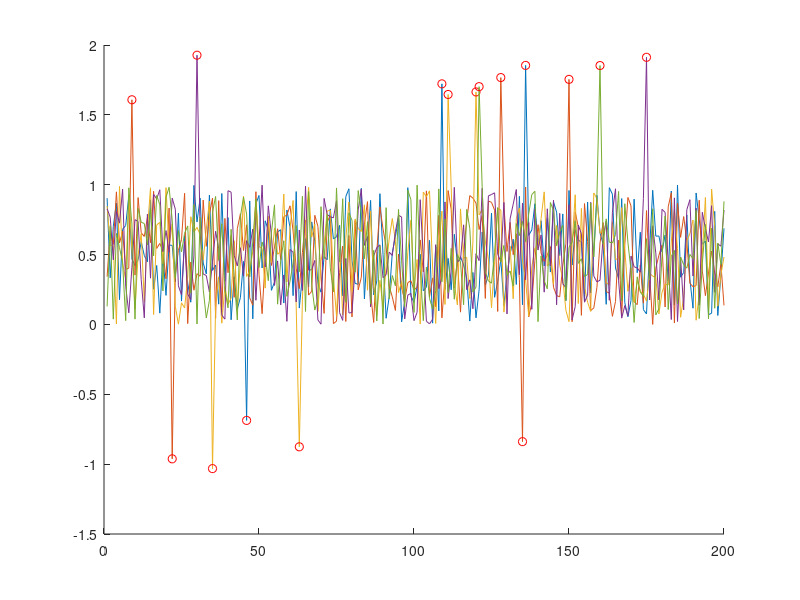

The MATLAB source for this figure:
clear all
close all
clc

##absciss = -pi:0.01:pi;
##plot(absciss, sin(absciss))
data = load('kyrs1_2.txt');
##plot(data)

origData = data;

q = 0.05;


data = num2cell(data, 1);
observNum = length(data{1});
samplesNum = length(data);
outliers = {};

for sample = 1:samplesNum
  data{sample} = [data{sample}, (1:observNum)'];
  outliers{end+1} = [];

  while 1
    sampleVals = data{sample};
    M = mean(sampleVals (:, 1));
    S = std(sampleVals (:, 1));

    [val, idx] = min(sampleVals (:, 1));
    P = 1 - erf(((M - val) / S) / sqrt(2));

    assert(P<1)
    assert(P>0)
    allDone = 1;

    if P < q
      absIdx = sampleVals(idx,2);
      allDone = 0;
      sampleVals(idx, :) = [];
      outliers{sample} = [outliers{sample}, absIdx];

    endif

    [val, idx] = max(sampleVals (:,1));
    P = 1 - erf(((val - M) / S) / sqrt(2));

    assert(P<1)
    assert(P>0)

    if P < q
      absIdx = sampleVals(idx,2);
      allDone = 0;
      sampleVals(idx, :) = [];
      outliers{sample} = [outliers{sample}, absIdx];

    endif

    if allDone
      break
    endif

    data{sample} = sampleVals;
  end
end

figure
hold on

for sample = 1:samplesNum
  plot (origData(:, sample))
  curoutliers = outliers{sample};
  plot(curoutliers, origData(curoutliers, sample), 'ro')
end
